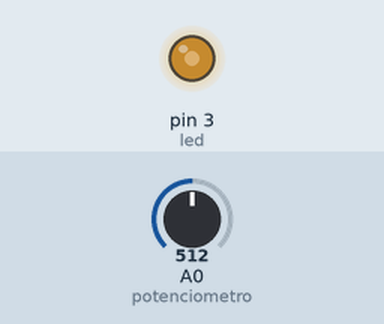
Recording of a sketch running on a simulated Arduino Uno, built with avr-gcc and run on an emulated ATmega328P. Shown: output pins drawn as LEDs (lit = HIGH). Inputs (shaded band) come from the test bench; at power-on: A0 (potenciometro) = 512.

Above: at 1.2 s.
1.3 s: A0 (potenciometro) set to 716
At 2.5 s:
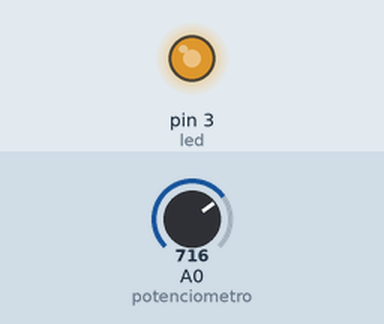
2.8 s: A0 (potenciometro) set to 900
At 3.8 s:
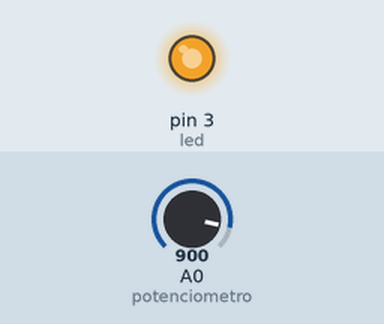
4.3 s: A0 (potenciometro) set to 122
At 4.9 s:
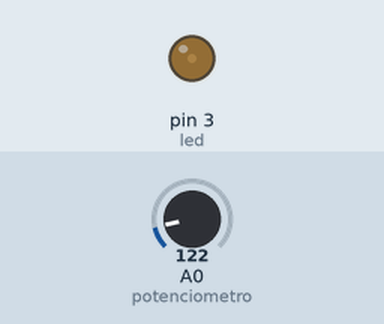
5.8 s: A0 (potenciometro) set to 0
At 6.1 s:
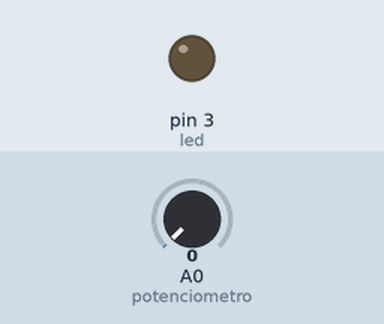
Timing chart, 0 to 8.3 s (numbered marks = the images above; inputs shaded):
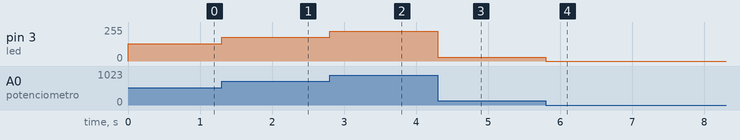

Measured:
- after the input at 1.3 s, pin 3 (led): 128/255 → 179/255 at once
- after the input at 2.8 s, pin 3 (led): 179/255 → 225/255 at once
- after the input at 4.3 s, pin 3 (led): 225/255 → 30/255 at once
- after the input at 5.8 s, pin 3 (led): 30/255 → 0/255 at once

The sketch:

Practica3_potenciometro.ino
```cpp
int led = 3; //pin al que está conectado el led
int potenciometro = 0; // es el pin al que está conectado el potenciometro
int brillo;

void setup() {
  // put your setup code here, to run once:
  pinMode(led, OUTPUT);
}

void loop() {
  // put your main code here, to run repeatedly:
  brillo = analogRead(potenciometro)/4; //el valor del potenciometro se divide entre 4 para darle un valor que no queme el led al mover el potenciometro, creo :v debería investigarlo xD
  analogWrite(led, brillo); //prende el ledsito c8
}
```
